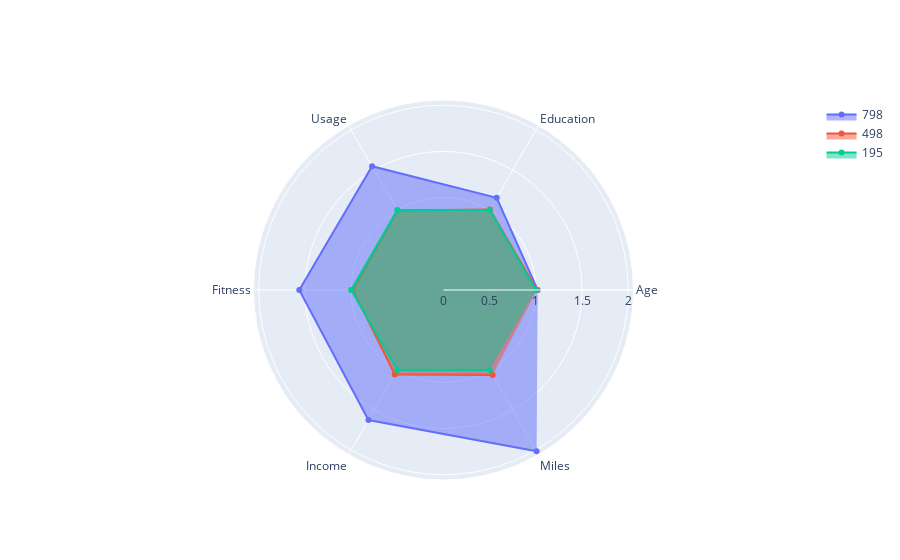

The cell this chart's notebook holds for it:
### Code cell
fig = go.Figure()
fig.add_trace(go.Scatterpolar(r=radar_data_798['scaled'], theta=radar_data_798['index'], fill='toself', name='798'))
fig.add_trace(go.Scatterpolar(r=radar_data_498['scaled'], theta=radar_data_498['index'],fill='toself', name='498'))
fig.add_trace(go.Scatterpolar(r=radar_data_195['scaled'], theta=radar_data_195['index'],fill='toself', name='195'))
fig.show()

### Figure 1 — Plotly figure (JSON) as saved in the notebook; plotly's stock layout.template omitted (floating-point values rounded to 4 significant figures)
{"data": [{"fill": "toself", "name": "798", "r": [1.019, 1.152, 1.547, 1.561, 1.625, 2.016], "theta": ["Age", "Education", "Usage", "Fitness", "Income", "Miles"], "type": "scatterpolar"}, {"fill": "toself", "name": "498", "r": [1.012, 1.005, 0.9933, 0.9789, 1.055, 1.062], "theta": ["Age", "Education", "Usage", "Fitness", "Income", "Miles"], "type": "scatterpolar"}, {"fill": "toself", "name": "195", "r": [1, 1, 1, 1, 1, 1], "theta": ["Age", "Education", "Usage", "Fitness", "Income", "Miles"], "type": "scatterpolar"}], "layout": {"autosize": true, "polar": {"angularaxis": {"type": "category"}, "radialaxis": {"autorange": true, "range": [0, 2.104], "type": "linear"}}}}
